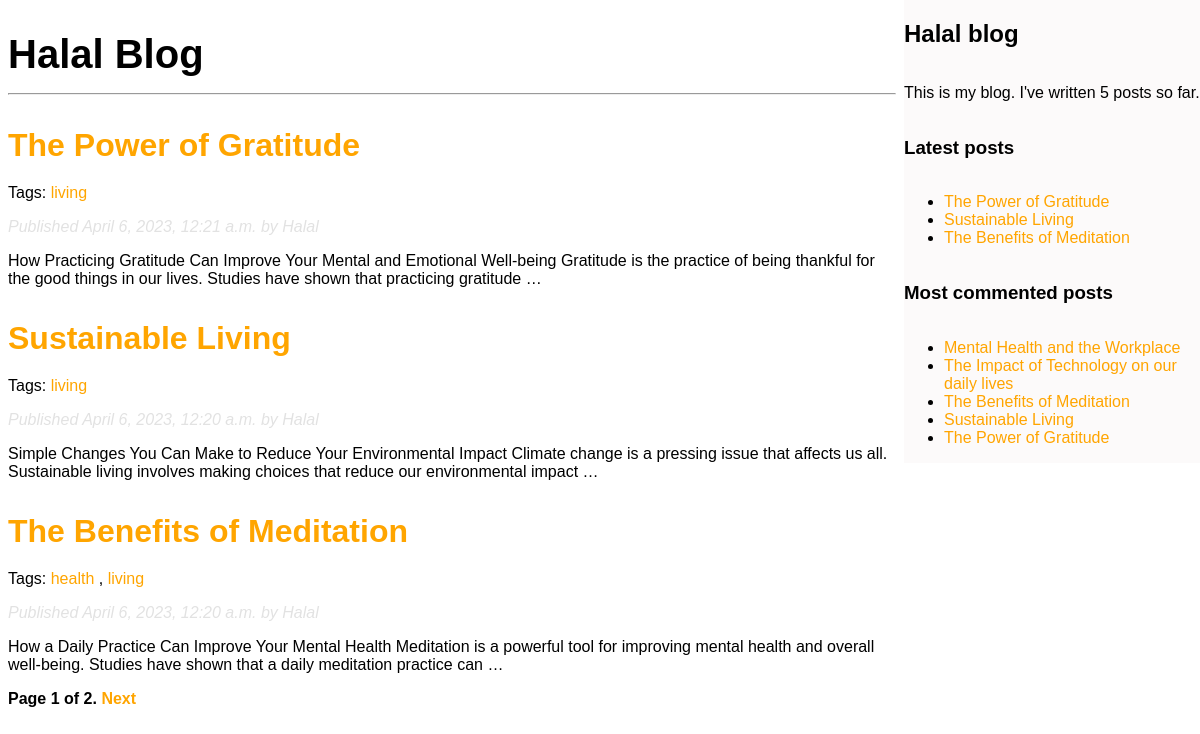
The page /blog/ on the database as committed earlier.
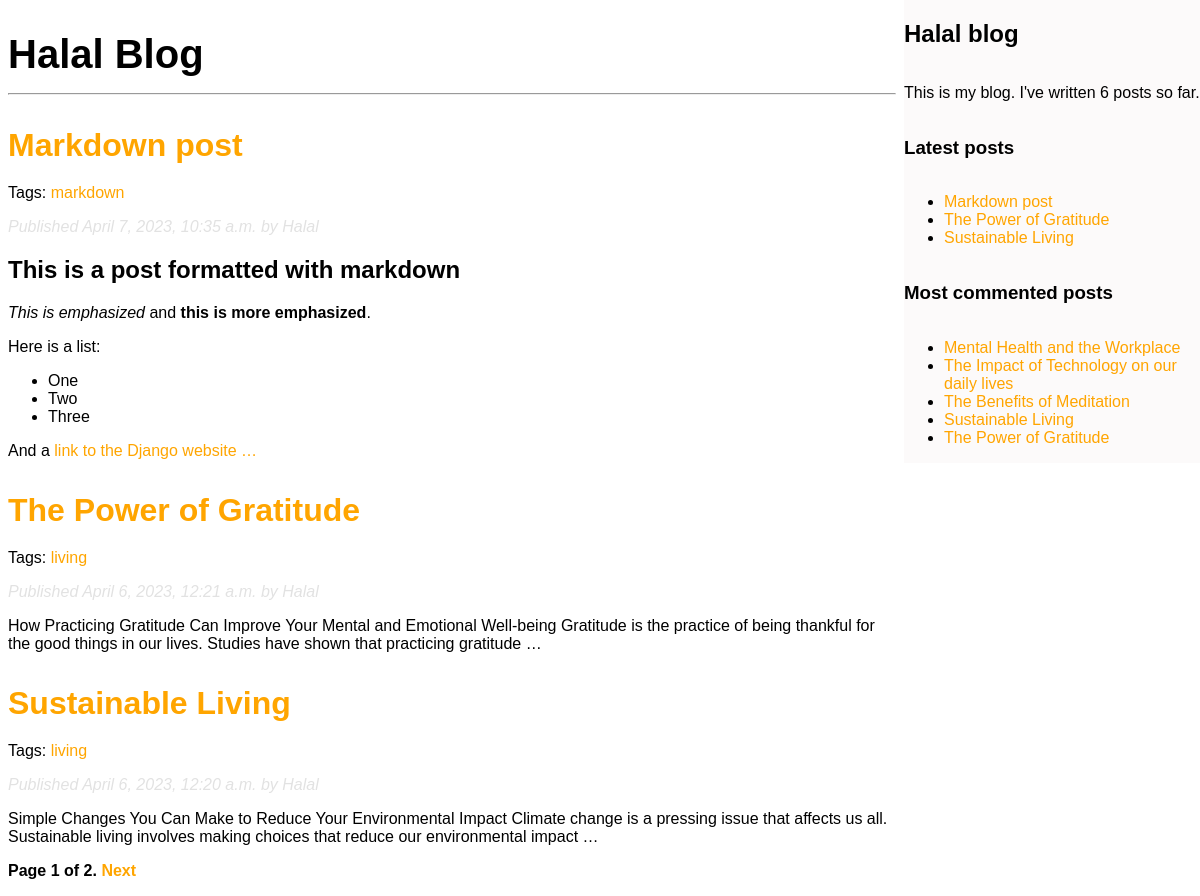
The same page on the database as committed later.
### blog/models.py (models this page shows, shortened)
class Post(models.Model):
    class Status(models.TextChoices):
        DRAFT = 'DF', 'Draft'
        PUBLISHED = 'PB', 'Published'
    title = models.CharField(max_length=250)
    slug = models.SlugField(max_length=250, unique_for_date='publish')
    author = models.ForeignKey(User, on_delete=models.CASCADE, related_name='blog_posts')
    body = models.TextField()
    publish = models.DateTimeField(default=timezone.now)
    created = models.DateTimeField(auto_now_add=True)
    updated = models.DateTimeField(auto_now=True)
    status = models.CharField(max_length=2,
                            choices=Status.choices,
                            default=Status.DRAFT)
    """
    Initializing the managers
    """
    objects = models.Manager() # Default manager
    published = PublishedManager() # Our custom manager
    class Meta:
        ordering = ['-publish']
        indexes = [
            models.Index(fields=['-publish']),
        ]
    """
    Overide the get_absolute_url method to dynamically build the url
    """
    def get_absolute_url(self):
        return reverse('blog:post_detail', args=[self.publish.year,
                                                self.publish.month,
                                                self.publish.day,
                                                self.slug])
    tags = TaggableManager()

### blog/views.py (the view)
# urls.py: path('', views.post_list, name='post_list'),
def post_list(request, tag_slug=None):
    post_list = Post.published.all()
    tag = None
    if tag_slug:
        tag = get_object_or_404(Tag, slug=tag_slug)
        post_list = post_list.filter(tags__in=[tag])
    paginator = Paginator(post_list, 3)
    page_number = request.GET.get('page', 1)
    try:
        posts = paginator.page(page_number)
    except PageNotAnInteger:
        posts = paginator.page(1)
    except EmptyPage:
        posts = paginator.page(paginator.num_pages)
    return render(request, 'blog/post/list.html',
    {'posts': posts,
    'tag': tag})

### blog/models.py (called while the page is built)
    def get_queryset(self):
        return super().get_queryset().filter(status=Post.Status.PUBLISHED)

### blog/templatetags/blog_tags.py (called while the page is built)
@register.simple_tag
def total_posts():
    return Post.published.count()

@register.inclusion_tag('blog/post/latest_posts.html')
def show_latest_posts(count=5):
    latest_posts = Post.published.order_by('-publish')[:count]
    return {'latest_posts': latest_posts}

@register.simple_tag
def get_most_commented_posts(count=5):
    return Post.published.annotate(
        total_comments=Count('comments')
    ).order_by('-total_comments')[:count]

@register.filter(name='markdown')
def markdown_format(text):
    return mark_safe(markdown.markdown(text))

### blog/templates/blog/post/list.html (shortened to what this page needs)
{% extends 'blog/base.html' %}
{% load blog_tags %}
    {% block content %}
        <h1>Halal Blog</h1>
        <hr>
        {% for post in posts %}
            <article class="post">
                <h2>
                    <a href="{{ post.get_absolute_url }}">
                        {{ post.title }}
                    </a>
                </h2>
                <p class="tags">
                    Tags:
                    {% for tag in post.tags.all %}
                        <a href="{% url 'blog:post_list_by_tag' tag.slug %}">
                            {{ tag.name }}
                        </a>
                        {% if not forloop.last %}, {% endif %}
                    {% endfor %}
                </p>
                <p class="date">
                    Published {{ post.publish }} by {{ post.author }}
                </p>
                {{ post.body|markdown|truncatewords_html:30 }}
            </article>
        {% endfor %}
        {% include 'blog/pagination.html' with page=posts %}
    {% endblock %}

### blog/templates/blog/base.html (shortened to what this page needs)
{% load blog_tags %}
{% load static %}
<!DOCTYPE html>
<html lang="en">
<head>
    <link rel="stylesheet" href="{% static 'css/blog.css' %}">
</head>
<body>
    <div id="container">
        <div id="content">
            {% block content %}
            {% endblock %}
        </div>
        <div id="sidebar">
            <h2>Halal blog</h2>
            <p>
                This is my blog.
                I've written {% total_posts %} posts so far.
            </p>
            <h3>Latest posts</h3>
            {% show_latest_posts 3 %}
            <h3>Most commented posts</h3>
            {% get_most_commented_posts as most_commented_posts %}
            <ul>
                {% for post in most_commented_posts %}
                    <li>
                        <a href="{{ post.get_absolute_url }}">{{ post.title }}</a>
                    </li>
                {% endfor %}
            </ul>
        </div>
    </div>
</body>
</html>

### blog/templates/blog/pagination.html (shortened to what this page needs)
<div class="pagination">
    <span class="step-links">
        <span class="current">
            Page {{ page.number }} of {{ page.paginator.num_pages }}.
        </span>
        {% if page.has_next %}
        <a href="?page={{ page.next_page_number }}">Next</a>
        {% endif %}
    </span>
</div>

### blog/templates/blog/post/latest_posts.html
<ul>
    {% for post in latest_posts %}
        <li>
            <a href="{{ post.get_absolute_url }}">{{ post.title }}</a>
        </li>
    {% endfor %}
</ul>

### blog/static/css/blog.css (style rules this page uses)
body { padding: 0%; margin: 0%; }
#container { display: flex; flex-direction: row; }
#sidebar { width: 25vw; background-color: rgb(252, 250, 250); display: grid; align-items: center; font-family: Arial, Helvetica, sans-serif; padding: 0; height: max-content; }
#sidebar ul { padding-left: 2.5rem; }
#content { padding: 1em .5em; font-family: Arial, Helvetica, sans-serif; width: 75vw; }
h1:nth-of-type(1) { font-size: 2.5rem; margin: 1rem 0; }
h2 > a { text-decoration: none; font-size: 2rem; }
a { color: orange; }
.post { margin-top: 2rem; }
.date { font-style: italic; color: rgb(226, 226, 226); margin: .7rem 0; }
.pagination { margin-top: 1rem; font-weight: bold; }
a { text-decoration: none; }
.tags, .tag-header, .similar-posts, .similar-posts>p { margin-top: 1rem; }

Rows that differ between the two databases and show on the page:
no longer on one of the page's lists (row unchanged): Post: title "The Benefits of Meditation", publish "April 6, 2023, 12:20 a.m.", author "Halal", body "How a Daily Practice Can Improve Your Mental Health Meditation is a powerful tool for improving mental health and overall well-being. Studies have shown that a daily meditation practice can …"
added Post: title "Markdown post", publish "April 7, 2023, 10:35 a.m.", author "Halal", body "This is a post formatted with markdown This is emphasized and this is more emphasized . Here is a list: One Two Three And a link to the Django website …"
added Tag: name "markdown", shown under "Markdown post"
computed for Post "The Benefits of Meditation": loses Tag (name "health"); loses Tag (name "living")
Other text that changed with them:
text no longer shown: "5"
text now shown: "6"
